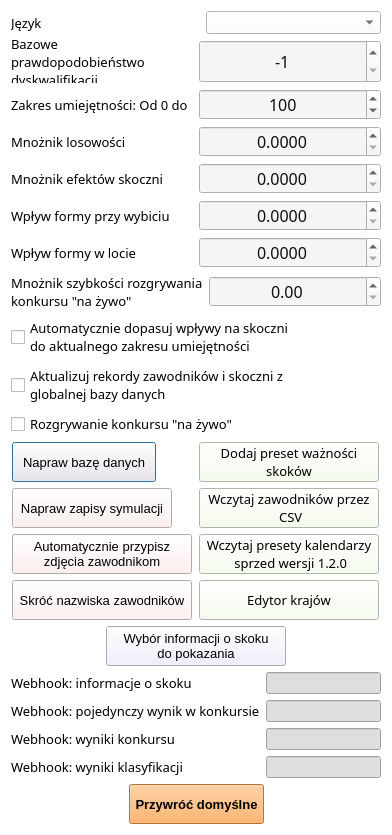
<?xml version="1.0" encoding="UTF-8"?>
<ui version="4.0">
 <class>AppSettingsWindow</class>
 <widget class="QDialog" name="AppSettingsWindow">
  <property name="geometry">
   <rect>
    <x>0</x>
    <y>0</y>
    <width>392</width>
    <height>835</height>
   </rect>
  </property>
  <property name="windowTitle">
   <string>Ustawienia aplikacji</string>
  </property>
  <property name="styleSheet">
   <string notr="true">QDialog{
	background-color: rgb(255, 255, 255);
}</string>
  </property>
  <layout class="QVBoxLayout" name="verticalLayout_6">
   <item>
    <layout class="QVBoxLayout" name="verticalLayout_2">
     <item>
      <layout class="QVBoxLayout" name="verticalLayout_4">
       <item>
        <layout class="QHBoxLayout" name="horizontalLayout_10">
         <item>
          <widget class="QLabel" name="label_language">
           <property name="font">
            <font>
             <family>Quicksand Medium</family>
             <pointsize>10</pointsize>
            </font>
           </property>
           <property name="styleSheet">
            <string notr="true">color: rgb(0, 0, 0);</string>
           </property>
           <property name="text">
            <string>Język</string>
           </property>
          </widget>
         </item>
         <item>
          <widget class="QComboBox" name="comboBox_language">
           <property name="minimumSize">
            <size>
             <width>140</width>
             <height>0</height>
            </size>
           </property>
           <property name="font">
            <font>
             <pointsize>12</pointsize>
            </font>
           </property>
           <property name="styleSheet">
            <string notr="true">QComboBox{
	background-color: rgb(255, 255, 255);
	color: rgb(36, 36, 36);
	margin-left: 7px;
}</string>
           </property>
          </widget>
         </item>
        </layout>
       </item>
       <item>
        <layout class="QHBoxLayout" name="horizontalLayout_4">
         <item>
          <widget class="QLabel" name="label_language_4">
           <property name="sizePolicy">
            <sizepolicy hsizetype="Minimum" vsizetype="Maximum">
             <horstretch>0</horstretch>
             <verstretch>0</verstretch>
            </sizepolicy>
           </property>
           <property name="font">
            <font>
             <family>Quicksand Medium</family>
             <pointsize>10</pointsize>
            </font>
           </property>
           <property name="styleSheet">
            <string notr="true">color: rgb(0, 0, 0);</string>
           </property>
           <property name="text">
            <string>Bazowe prawdopodobieństwo dyskwalifikacji</string>
           </property>
           <property name="wordWrap">
            <bool>true</bool>
           </property>
          </widget>
         </item>
         <item>
          <widget class="QSpinBox" name="spinBox_dsqProbability">
           <property name="sizePolicy">
            <sizepolicy hsizetype="Minimum" vsizetype="Minimum">
             <horstretch>0</horstretch>
             <verstretch>0</verstretch>
            </sizepolicy>
           </property>
           <property name="font">
            <font>
             <family>Quicksand Medium</family>
             <pointsize>12</pointsize>
            </font>
           </property>
           <property name="styleSheet">
            <string notr="true">background-color: rgb(246, 245, 244);
color: rgb(13, 13, 13);</string>
           </property>
           <property name="alignment">
            <set>Qt::AlignCenter</set>
           </property>
           <property name="minimum">
            <number>-1</number>
           </property>
           <property name="maximum">
            <number>100000</number>
           </property>
           <property name="value">
            <number>-1</number>
           </property>
          </widget>
         </item>
        </layout>
       </item>
       <item>
        <layout class="QHBoxLayout" name="horizontalLayout_5">
         <item>
          <widget class="QLabel" name="label_language_2">
           <property name="font">
            <font>
             <family>Quicksand Medium</family>
             <pointsize>10</pointsize>
            </font>
           </property>
           <property name="styleSheet">
            <string notr="true">color: rgb(0, 0, 0);</string>
           </property>
           <property name="text">
            <string>Zakres umiejętności: Od 0 do</string>
           </property>
          </widget>
         </item>
         <item>
          <widget class="QSpinBox" name="spinBox_skillsRange">
           <property name="font">
            <font>
             <family>Quicksand Medium</family>
             <pointsize>12</pointsize>
             <bold>false</bold>
            </font>
           </property>
           <property name="styleSheet">
            <string notr="true">background-color: rgb(246, 245, 244);
color: rgb(13, 13, 13);</string>
           </property>
           <property name="alignment">
            <set>Qt::AlignCenter</set>
           </property>
           <property name="maximum">
            <number>100000</number>
           </property>
           <property name="value">
            <number>100</number>
           </property>
          </widget>
         </item>
        </layout>
       </item>
       <item>
        <layout class="QHBoxLayout" name="horizontalLayout_6">
         <item>
          <widget class="QLabel" name="label_language_3">
           <property name="font">
            <font>
             <family>Quicksand Medium</family>
             <pointsize>10</pointsize>
            </font>
           </property>
           <property name="styleSheet">
            <string notr="true">color: rgb(0, 0, 0);</string>
           </property>
           <property name="text">
            <string>Mnożnik losowości</string>
           </property>
           <property name="wordWrap">
            <bool>true</bool>
           </property>
          </widget>
         </item>
         <item>
          <widget class="QDoubleSpinBox" name="doubleSpinBox_randomMultiplier">
           <property name="font">
            <font>
             <family>Quicksand Medium</family>
             <pointsize>12</pointsize>
            </font>
           </property>
           <property name="styleSheet">
            <string notr="true">background-color: rgb(246, 245, 244);
color: rgb(13, 13, 13);</string>
           </property>
           <property name="alignment">
            <set>Qt::AlignCenter</set>
           </property>
           <property name="decimals">
            <number>4</number>
           </property>
           <property name="singleStep">
            <double>0.100000000000000</double>
           </property>
          </widget>
         </item>
        </layout>
       </item>
       <item>
        <layout class="QHBoxLayout" name="horizontalLayout_8">
         <item>
          <widget class="QLabel" name="label">
           <property name="font">
            <font>
             <family>Quicksand Medium</family>
             <pointsize>10</pointsize>
            </font>
           </property>
           <property name="styleSheet">
            <string notr="true">color: black;</string>
           </property>
           <property name="text">
            <string>Mnożnik efektów skoczni</string>
           </property>
          </widget>
         </item>
         <item>
          <widget class="QDoubleSpinBox" name="doubleSpinBox">
           <property name="font">
            <font>
             <family>Quicksand Medium</family>
             <pointsize>12</pointsize>
            </font>
           </property>
           <property name="styleSheet">
            <string notr="true">background-color: rgb(246, 245, 244);
color: rgb(13, 13, 13);</string>
           </property>
           <property name="alignment">
            <set>Qt::AlignCenter</set>
           </property>
           <property name="decimals">
            <number>4</number>
           </property>
           <property name="singleStep">
            <double>0.100000000000000</double>
           </property>
          </widget>
         </item>
        </layout>
       </item>
       <item>
        <layout class="QHBoxLayout" name="horizontalLayout_11">
         <item>
          <widget class="QLabel" name="label_7">
           <property name="font">
            <font>
             <family>Quicksand Medium</family>
             <pointsize>10</pointsize>
            </font>
           </property>
           <property name="styleSheet">
            <string notr="true">color: black;</string>
           </property>
           <property name="text">
            <string>Wpływ formy przy wybiciu</string>
           </property>
          </widget>
         </item>
         <item>
          <widget class="QDoubleSpinBox" name="doubleSpinBox_takeoffFormEffect">
           <property name="font">
            <font>
             <family>Quicksand Medium</family>
             <pointsize>12</pointsize>
            </font>
           </property>
           <property name="styleSheet">
            <string notr="true">background-color: rgb(246, 245, 244);
color: rgb(13, 13, 13);</string>
           </property>
           <property name="alignment">
            <set>Qt::AlignCenter</set>
           </property>
           <property name="decimals">
            <number>4</number>
           </property>
           <property name="singleStep">
            <double>0.100000000000000</double>
           </property>
          </widget>
         </item>
        </layout>
       </item>
       <item>
        <layout class="QHBoxLayout" name="horizontalLayout_9">
         <item>
          <widget class="QLabel" name="label_8">
           <property name="font">
            <font>
             <family>Quicksand Medium</family>
             <pointsize>10</pointsize>
            </font>
           </property>
           <property name="styleSheet">
            <string notr="true">color: black;</string>
           </property>
           <property name="text">
            <string>Wpływ formy w locie</string>
           </property>
          </widget>
         </item>
         <item>
          <widget class="QDoubleSpinBox" name="doubleSpinBox_flightFormEffect">
           <property name="font">
            <font>
             <family>Quicksand Medium</family>
             <pointsize>12</pointsize>
            </font>
           </property>
           <property name="styleSheet">
            <string notr="true">background-color: rgb(246, 245, 244);
color: rgb(13, 13, 13);</string>
           </property>
           <property name="alignment">
            <set>Qt::AlignCenter</set>
           </property>
           <property name="decimals">
            <number>4</number>
           </property>
           <property name="singleStep">
            <double>0.100000000000000</double>
           </property>
          </widget>
         </item>
        </layout>
       </item>
       <item>
        <layout class="QHBoxLayout" name="horizontalLayout_12">
         <item>
          <widget class="QLabel" name="label_6">
           <property name="font">
            <font>
             <family>Quicksand Medium</family>
             <pointsize>10</pointsize>
            </font>
           </property>
           <property name="styleSheet">
            <string notr="true">color: black;</string>
           </property>
           <property name="text">
            <string>Mnożnik szybkości rozgrywania
konkursu &quot;na żywo&quot;</string>
           </property>
          </widget>
         </item>
         <item>
          <widget class="QDoubleSpinBox" name="doubleSpinBox_liveCompSpeed">
           <property name="font">
            <font>
             <family>Quicksand Medium</family>
             <pointsize>12</pointsize>
            </font>
           </property>
           <property name="styleSheet">
            <string notr="true">background-color: rgb(246, 245, 244);
color: rgb(13, 13, 13);</string>
           </property>
           <property name="alignment">
            <set>Qt::AlignCenter</set>
           </property>
          </widget>
         </item>
        </layout>
       </item>
      </layout>
     </item>
     <item>
      <widget class="QCheckBox" name="checkBox_autoAdjustHillEffects">
       <property name="font">
        <font>
         <family>Quicksand Medium</family>
         <pointsize>10</pointsize>
        </font>
       </property>
       <property name="styleSheet">
        <string notr="true">color: black;</string>
       </property>
       <property name="text">
        <string>Automatycznie dopasuj wpływy na skoczni
do aktualnego zakresu umiejętności</string>
       </property>
      </widget>
     </item>
     <item>
      <widget class="QCheckBox" name="checkBox_globalDatabaseRecords">
       <property name="font">
        <font>
         <family>Quicksand Medium</family>
         <pointsize>10</pointsize>
        </font>
       </property>
       <property name="styleSheet">
        <string notr="true">color: black;</string>
       </property>
       <property name="text">
        <string>Aktualizuj rekordy zawodników i skoczni z
globalnej bazy danych</string>
       </property>
      </widget>
     </item>
     <item>
      <widget class="QCheckBox" name="checkBox_liveCompetition">
       <property name="font">
        <font>
         <family>Quicksand Medium</family>
         <pointsize>10</pointsize>
        </font>
       </property>
       <property name="styleSheet">
        <string notr="true">color: black;</string>
       </property>
       <property name="text">
        <string>Rozgrywanie konkursu &quot;na żywo&quot;</string>
       </property>
      </widget>
     </item>
    </layout>
   </item>
   <item>
    <layout class="QVBoxLayout" name="verticalLayout_5">
     <item>
      <layout class="QHBoxLayout" name="horizontalLayout_2">
       <item>
        <layout class="QVBoxLayout" name="verticalLayout">
         <item>
          <widget class="QPushButton" name="pushButton_repairDatabase">
           <property name="sizePolicy">
            <sizepolicy hsizetype="Minimum" vsizetype="Preferred">
             <horstretch>0</horstretch>
             <verstretch>0</verstretch>
            </sizepolicy>
           </property>
           <property name="minimumSize">
            <size>
             <width>144</width>
             <height>40</height>
            </size>
           </property>
           <property name="maximumSize">
            <size>
             <width>144</width>
             <height>40</height>
            </size>
           </property>
           <property name="font">
            <font>
             <pointsize>10</pointsize>
            </font>
           </property>
           <property name="whatsThis">
            <string>Sprawdza identyfikatory globalnej bazy i naprawia tylko wykryte duplikaty.
Prawidłowe identyfikatory nie są zmieniane.</string>
           </property>
           <property name="styleSheet">
            <string notr="true">QPushButton{
	background-color: rgb(255, 235, 235);
	color: rgb(0, 0, 0);
}</string>
           </property>
           <property name="text">
            <string>Napraw bazę danych</string>
           </property>
          </widget>
         </item>
         <item>
          <widget class="QPushButton" name="pushButton_repairDatabase_2">
           <property name="sizePolicy">
            <sizepolicy hsizetype="Minimum" vsizetype="Preferred">
             <horstretch>0</horstretch>
             <verstretch>0</verstretch>
            </sizepolicy>
           </property>
           <property name="minimumSize">
            <size>
             <width>160</width>
             <height>40</height>
            </size>
           </property>
           <property name="maximumSize">
            <size>
             <width>160</width>
             <height>40</height>
            </size>
           </property>
           <property name="font">
            <font>
             <pointsize>10</pointsize>
            </font>
           </property>
           <property name="whatsThis">
            <string>Naprawia powiązania w kompletnych zapisach symulacji.
Puste zapisy bez kalendarza są bezpiecznie pomijane.</string>
           </property>
           <property name="styleSheet">
            <string notr="true">QPushButton{
	background-color: rgb(255, 235, 235);
	color: rgb(0, 0, 0);
}</string>
           </property>
           <property name="text">
            <string>Napraw zapisy symulacji</string>
           </property>
          </widget>
         </item>
         <item>
          <widget class="QPushButton" name="pushButton_autoImages">
           <property name="sizePolicy">
            <sizepolicy hsizetype="Minimum" vsizetype="Preferred">
             <horstretch>0</horstretch>
             <verstretch>0</verstretch>
            </sizepolicy>
           </property>
           <property name="minimumSize">
            <size>
             <width>180</width>
             <height>40</height>
            </size>
           </property>
           <property name="maximumSize">
            <size>
             <width>180</width>
             <height>40</height>
            </size>
           </property>
           <property name="font">
            <font>
             <pointsize>10</pointsize>
            </font>
           </property>
           <property name="styleSheet">
            <string notr="true">QPushButton{
	background-color: rgb(255, 235, 235);
	color: rgb(0, 0, 0);
}</string>
           </property>
           <property name="text">
            <string>Automatycznie przypisz
zdjęcia zawodnikom</string>
           </property>
          </widget>
         </item>
         <item>
          <widget class="QPushButton" name="pushButton_cutSurnames">
           <property name="sizePolicy">
            <sizepolicy hsizetype="Minimum" vsizetype="Preferred">
             <horstretch>0</horstretch>
             <verstretch>0</verstretch>
            </sizepolicy>
           </property>
           <property name="minimumSize">
            <size>
             <width>180</width>
             <height>40</height>
            </size>
           </property>
           <property name="maximumSize">
            <size>
             <width>180</width>
             <height>40</height>
            </size>
           </property>
           <property name="font">
            <font>
             <pointsize>10</pointsize>
            </font>
           </property>
           <property name="styleSheet">
            <string notr="true">QPushButton{
	background-color: rgb(255, 235, 235);
	color: rgb(0, 0, 0);
}</string>
           </property>
           <property name="text">
            <string>Skróć nazwiska zawodników</string>
           </property>
          </widget>
         </item>
        </layout>
       </item>
       <item>
        <layout class="QVBoxLayout" name="verticalLayout_7">
         <item>
          <widget class="QPushButton" name="pushButton_addJumpsImportancePreset">
           <property name="sizePolicy">
            <sizepolicy hsizetype="Expanding" vsizetype="Fixed">
             <horstretch>0</horstretch>
             <verstretch>0</verstretch>
            </sizepolicy>
           </property>
           <property name="minimumSize">
            <size>
             <width>180</width>
             <height>40</height>
            </size>
           </property>
           <property name="maximumSize">
            <size>
             <width>180</width>
             <height>40</height>
            </size>
           </property>
           <property name="font">
            <font>
             <family>Quicksand Medium</family>
             <pointsize>10</pointsize>
             <bold>false</bold>
            </font>
           </property>
           <property name="styleSheet">
            <string notr="true">QPushButton{
	background-color: rgb(245, 255, 235);
	color: rgb(0, 0, 0);
}</string>
           </property>
           <property name="text">
            <string>Dodaj preset ważności
skoków</string>
           </property>
          </widget>
         </item>
         <item>
          <widget class="QPushButton" name="pushButton_loadJumpersWithCSV">
           <property name="sizePolicy">
            <sizepolicy hsizetype="Expanding" vsizetype="Fixed">
             <horstretch>0</horstretch>
             <verstretch>0</verstretch>
            </sizepolicy>
           </property>
           <property name="minimumSize">
            <size>
             <width>180</width>
             <height>40</height>
            </size>
           </property>
           <property name="maximumSize">
            <size>
             <width>180</width>
             <height>40</height>
            </size>
           </property>
           <property name="font">
            <font>
             <family>Quicksand Medium</family>
             <pointsize>10</pointsize>
             <bold>false</bold>
            </font>
           </property>
           <property name="styleSheet">
            <string notr="true">QPushButton{
	background-color: rgb(245, 255, 235);
	color: rgb(0, 0, 0);
}</string>
           </property>
           <property name="text">
            <string>Wczytaj zawodników przez
 CSV</string>
           </property>
          </widget>
         </item>
         <item>
          <widget class="QPushButton" name="pushButton_loadPresetsBefore120">
           <property name="sizePolicy">
            <sizepolicy hsizetype="Expanding" vsizetype="Fixed">
             <horstretch>0</horstretch>
             <verstretch>0</verstretch>
            </sizepolicy>
           </property>
           <property name="minimumSize">
            <size>
             <width>180</width>
             <height>40</height>
            </size>
           </property>
           <property name="maximumSize">
            <size>
             <width>180</width>
             <height>40</height>
            </size>
           </property>
           <property name="font">
            <font>
             <family>Quicksand Medium</family>
             <pointsize>10</pointsize>
             <bold>false</bold>
            </font>
           </property>
           <property name="styleSheet">
            <string notr="true">QPushButton{
	background-color: rgb(245, 255, 235);
	color: rgb(0, 0, 0);
}</string>
           </property>
           <property name="text">
            <string>Wczytaj presety kalendarzy
 sprzed wersji 1.2.0</string>
           </property>
          </widget>
         </item>
         <item>
          <widget class="QPushButton" name="pushButton_countriesEditor">
           <property name="sizePolicy">
            <sizepolicy hsizetype="Expanding" vsizetype="Fixed">
             <horstretch>0</horstretch>
             <verstretch>0</verstretch>
            </sizepolicy>
           </property>
           <property name="minimumSize">
            <size>
             <width>180</width>
             <height>40</height>
            </size>
           </property>
           <property name="maximumSize">
            <size>
             <width>180</width>
             <height>40</height>
            </size>
           </property>
           <property name="font">
            <font>
             <family>Quicksand Medium</family>
             <pointsize>10</pointsize>
             <bold>false</bold>
            </font>
           </property>
           <property name="styleSheet">
            <string notr="true">QPushButton{
	background-color: rgb(245, 255, 235);
	color: rgb(0, 0, 0);
}</string>
           </property>
           <property name="text">
            <string>Edytor krajów</string>
           </property>
          </widget>
         </item>
        </layout>
       </item>
      </layout>
     </item>
     <item>
      <layout class="QHBoxLayout" name="horizontalLayout_7">
       <item>
        <layout class="QVBoxLayout" name="verticalLayout_3">
         <item>
          <widget class="QPushButton" name="pushButton_jumpInfoChoice">
           <property name="minimumSize">
            <size>
             <width>180</width>
             <height>40</height>
            </size>
           </property>
           <property name="maximumSize">
            <size>
             <width>180</width>
             <height>40</height>
            </size>
           </property>
           <property name="font">
            <font>
             <pointsize>10</pointsize>
            </font>
           </property>
           <property name="styleSheet">
            <string notr="true">QPushButton{
	background-color:rgb(235, 235, 255);
	color: rgb(0, 0, 0);
}</string>
           </property>
           <property name="text">
            <string>Wybór informacji o skoku
do pokazania</string>
           </property>
          </widget>
         </item>
         <item>
          <spacer name="verticalSpacer">
           <property name="orientation">
            <enum>Qt::Vertical</enum>
           </property>
           <property name="sizeHint" stdset="0">
            <size>
             <width>20</width>
             <height>40</height>
            </size>
           </property>
          </spacer>
         </item>
        </layout>
       </item>
      </layout>
     </item>
    </layout>
   </item>
   <item>
    <layout class="QFormLayout" name="formLayout_5">
     <item row="0" column="0">
      <widget class="QLabel" name="label_2">
       <property name="font">
        <font>
         <family>Quicksand Medium</family>
         <pointsize>10</pointsize>
        </font>
       </property>
       <property name="styleSheet">
        <string notr="true">color: black;</string>
       </property>
       <property name="text">
        <string>Webhook: informacje o skoku</string>
       </property>
      </widget>
     </item>
     <item row="1" column="0">
      <widget class="QLabel" name="label_3">
       <property name="font">
        <font>
         <family>Quicksand Medium</family>
         <pointsize>10</pointsize>
        </font>
       </property>
       <property name="styleSheet">
        <string notr="true">color: black;</string>
       </property>
       <property name="text">
        <string>Webhook: pojedynczy wynik w konkursie</string>
       </property>
      </widget>
     </item>
     <item row="2" column="0">
      <widget class="QLabel" name="label_4">
       <property name="font">
        <font>
         <family>Quicksand Medium</family>
         <pointsize>10</pointsize>
        </font>
       </property>
       <property name="styleSheet">
        <string notr="true">color: black;</string>
       </property>
       <property name="text">
        <string>Webhook: wyniki konkursu</string>
       </property>
      </widget>
     </item>
     <item row="0" column="1">
      <widget class="QLineEdit" name="lineEdit_jumpInfoWh">
       <property name="font">
        <font>
         <pointsize>7</pointsize>
        </font>
       </property>
       <property name="styleSheet">
        <string notr="true">background-color: rgb(222, 222, 222);
color: rgb(0, 0, 0);</string>
       </property>
      </widget>
     </item>
     <item row="1" column="1">
      <widget class="QLineEdit" name="lineEdit_singleResultWh">
       <property name="font">
        <font>
         <pointsize>7</pointsize>
        </font>
       </property>
       <property name="styleSheet">
        <string notr="true">background-color: rgb(222, 222, 222);
color: rgb(0, 0, 0);</string>
       </property>
      </widget>
     </item>
     <item row="2" column="1">
      <widget class="QLineEdit" name="lineEdit_compResultsWh">
       <property name="font">
        <font>
         <pointsize>7</pointsize>
        </font>
       </property>
       <property name="styleSheet">
        <string notr="true">background-color: rgb(222, 222, 222);
color: rgb(0, 0, 0);</string>
       </property>
      </widget>
     </item>
     <item row="3" column="0">
      <widget class="QLabel" name="label_5">
       <property name="font">
        <font>
         <family>Quicksand Medium</family>
         <pointsize>10</pointsize>
        </font>
       </property>
       <property name="styleSheet">
        <string notr="true">color: black;</string>
       </property>
       <property name="text">
        <string>Webhook: wyniki klasyfikacji</string>
       </property>
      </widget>
     </item>
     <item row="3" column="1">
      <widget class="QLineEdit" name="lineEdit_clsResultsWh">
       <property name="font">
        <font>
         <pointsize>7</pointsize>
        </font>
       </property>
       <property name="styleSheet">
        <string notr="true">background-color: rgb(222, 222, 222);
color: rgb(0, 0, 0);</string>
       </property>
      </widget>
     </item>
    </layout>
   </item>
   <item>
    <spacer name="verticalSpacer_3">
     <property name="orientation">
      <enum>Qt::Vertical</enum>
     </property>
     <property name="sizeHint" stdset="0">
      <size>
       <width>20</width>
       <height>40</height>
      </size>
     </property>
    </spacer>
   </item>
   <item>
    <layout class="QHBoxLayout" name="horizontalLayout_3">
     <item>
      <spacer name="horizontalSpacer_4">
       <property name="orientation">
        <enum>Qt::Horizontal</enum>
       </property>
       <property name="sizeHint" stdset="0">
        <size>
         <width>40</width>
         <height>20</height>
        </size>
       </property>
      </spacer>
     </item>
     <item>
      <widget class="QPushButton" name="pushButton_defaultSettings">
       <property name="minimumSize">
        <size>
         <width>135</width>
         <height>40</height>
        </size>
       </property>
       <property name="maximumSize">
        <size>
         <width>135</width>
         <height>40</height>
        </size>
       </property>
       <property name="font">
        <font>
         <family>Segoe UI</family>
         <pointsize>10</pointsize>
         <bold>true</bold>
        </font>
       </property>
       <property name="styleSheet">
        <string notr="true">QPushButton{
	background-color: rgb(255, 163, 72);
	color: rgb(0, 0, 0);
}</string>
       </property>
       <property name="text">
        <string>Przywróć domyślne</string>
       </property>
      </widget>
     </item>
     <item>
      <spacer name="horizontalSpacer_5">
       <property name="orientation">
        <enum>Qt::Horizontal</enum>
       </property>
       <property name="sizeHint" stdset="0">
        <size>
         <width>40</width>
         <height>20</height>
        </size>
       </property>
      </spacer>
     </item>
    </layout>
   </item>
  </layout>
 </widget>
 <resources/>
 <connections/>
</ui>
